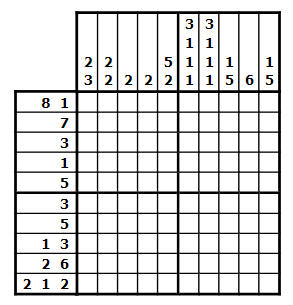
#> input picture tast.png, 293 x 305 px
$ python imageRecognition.py
#> lines starting #> are read from the running program, lines starting #| are printed output that depends on the picture
import cv2
import numpy as np
import pytesseract

from PIL import Image

pytesseract.pytesseract.tesseract_cmd = 'C:\\Program Files\\Tesseract-OCR\\tesseract.exe'  # your path may be different

image  = cv2.imread("tast.png")
#> image is the input picture: shape (305, 293, 3); mean B, G, R 220.5, 220.5, 220.5
# cv2.imshow("Image", image[11:73,100:120])
# print(pytesseract.image_to_string(image[11:73,100:120],config='--psm 6'))

image = Image.open('tast.png')
#> image: PIL image 293x305 RGBA
width,height=image.size
#> width = 293; height = 305
image=image.resize((2*width,2*height)).convert('RGB')
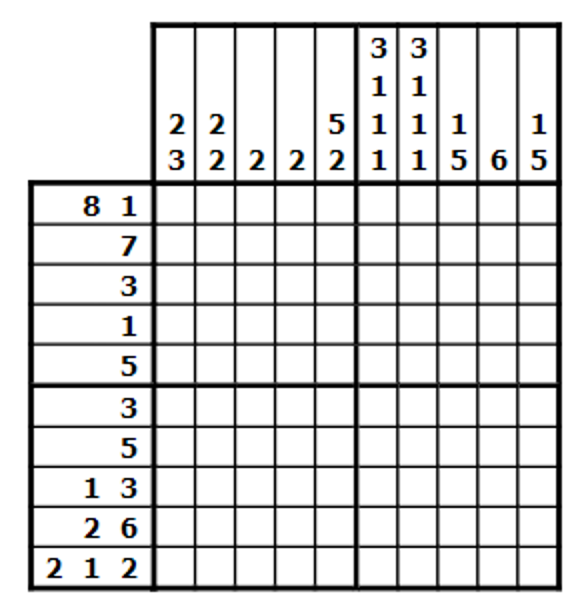
#> image: PIL image 586x610 RGB; mean R, G, B 219.8, 219.8, 219.8
image=np.array(image)
image=image[:, :, ::-1].copy()
#> image: shape (610, 586, 3)

vert=True

topX=151
topY=21
gridSize=41.1

leftX=27
leftY=181

i=0
j=1

i=5
j=1
#vertical
if vert:
    img= image[round(topY + gridSize * j):round(topY + gridSize * j + gridSize), round(topX + gridSize * i):round(topX + gridSize * i + gridSize)]
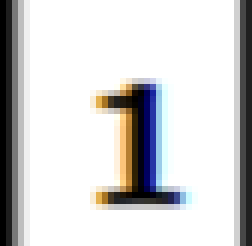
#> img: shape (41, 42, 3) (shown 6 times larger); mean B, G, R 210.1, 209.7, 210.1
    cv2.imshow("1",img)
#> (the run stopped early here; a loop or call above may not have finished)

$ run again, with 10.png copied over tast.png
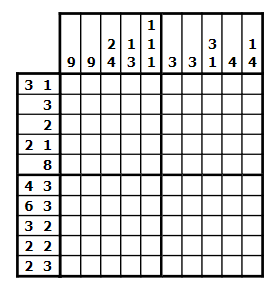
#> input picture 10.png, 275 x 283 px
#> image is the input picture: shape (283, 275, 3); mean B, G, R 217.6, 217.6, 217.6
#> `image=image.resize((2*width,2*height)).convert('RGB')`:
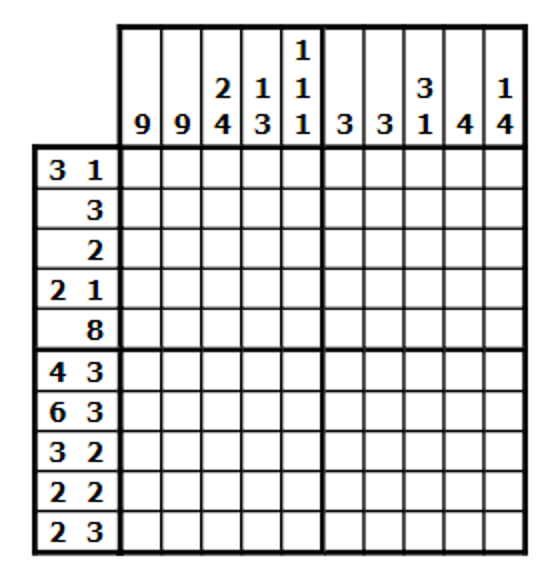
#> image: PIL image 550x566 RGB; mean R, G, B 216.9, 216.9, 216.9
#> `img= image[round(topY + gridSize * j):round(topY + gridSize * j + grid..`:
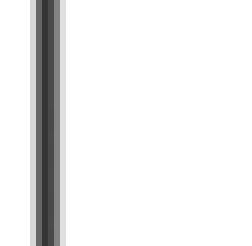
#> img: shape (41, 42, 3) (shown 6 times larger); min 53, max 255, mean 237.5

$ run again, with realTest.png copied over tast.png
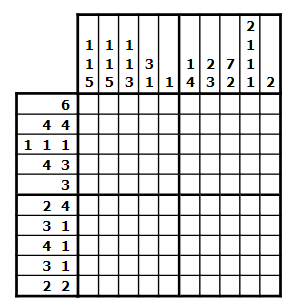
#> input picture realTest.png, 288 x 307 px
#> image is the input picture: shape (307, 288, 3); mean B, G, R 219.6, 219.6, 219.6
#> `image=image.resize((2*width,2*height)).convert('RGB')`:
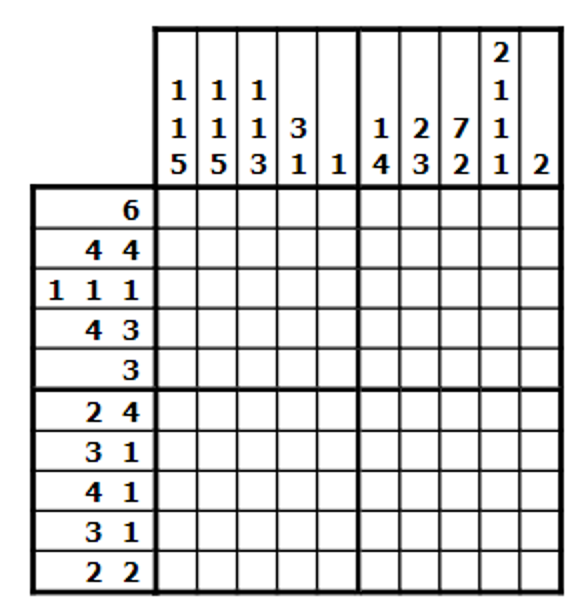
#> image: PIL image 576x614 RGB; mean R, G, B 218.9, 218.9, 218.9
#> `img= image[round(topY + gridSize * j):round(topY + gridSize * j + grid..`:
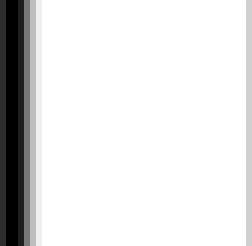
#> img: shape (41, 42, 3) (shown 6 times larger); min 0, max 255, mean 226.2
